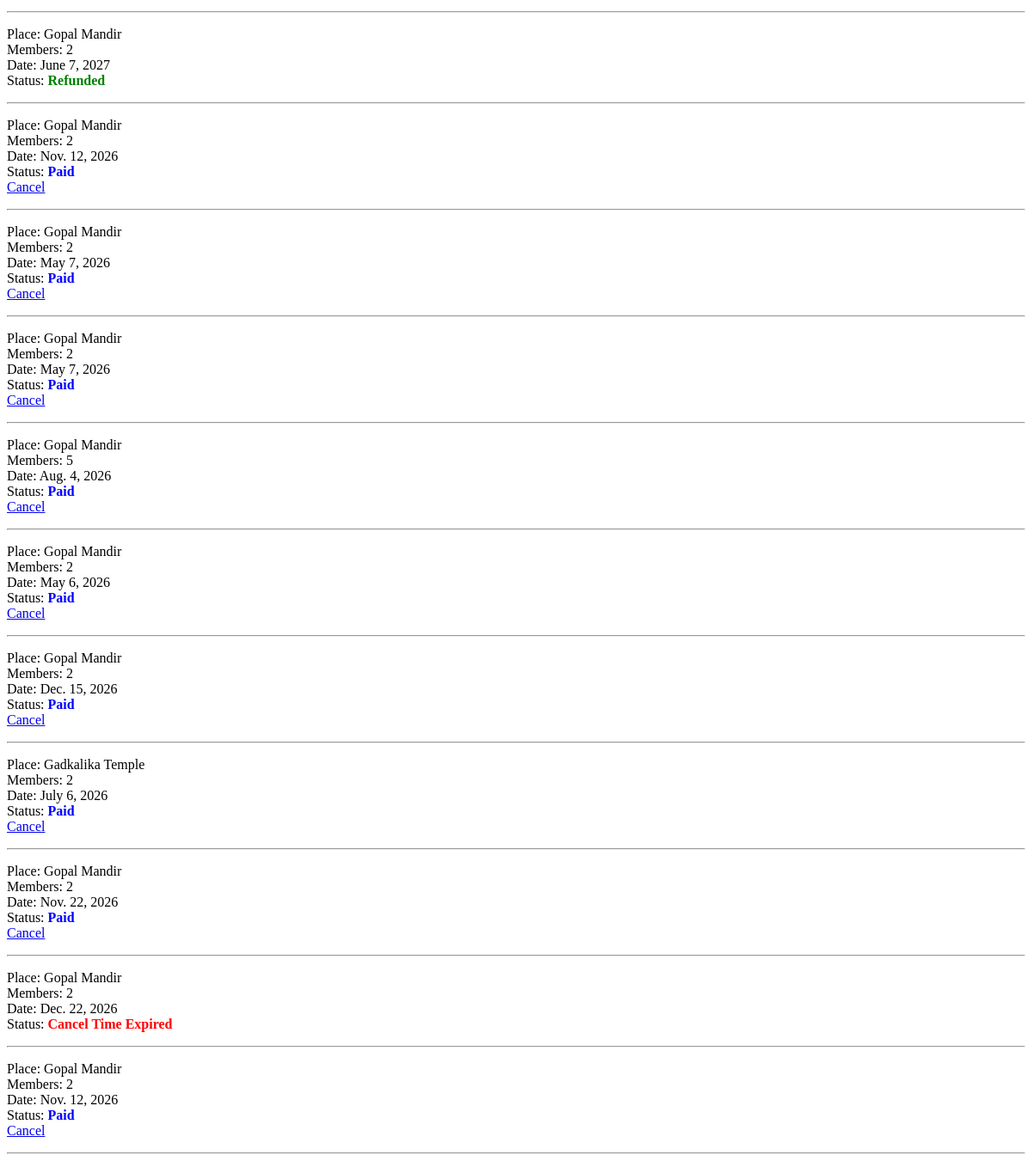
The app's page /taxi_history (signed in, lower part), older data.
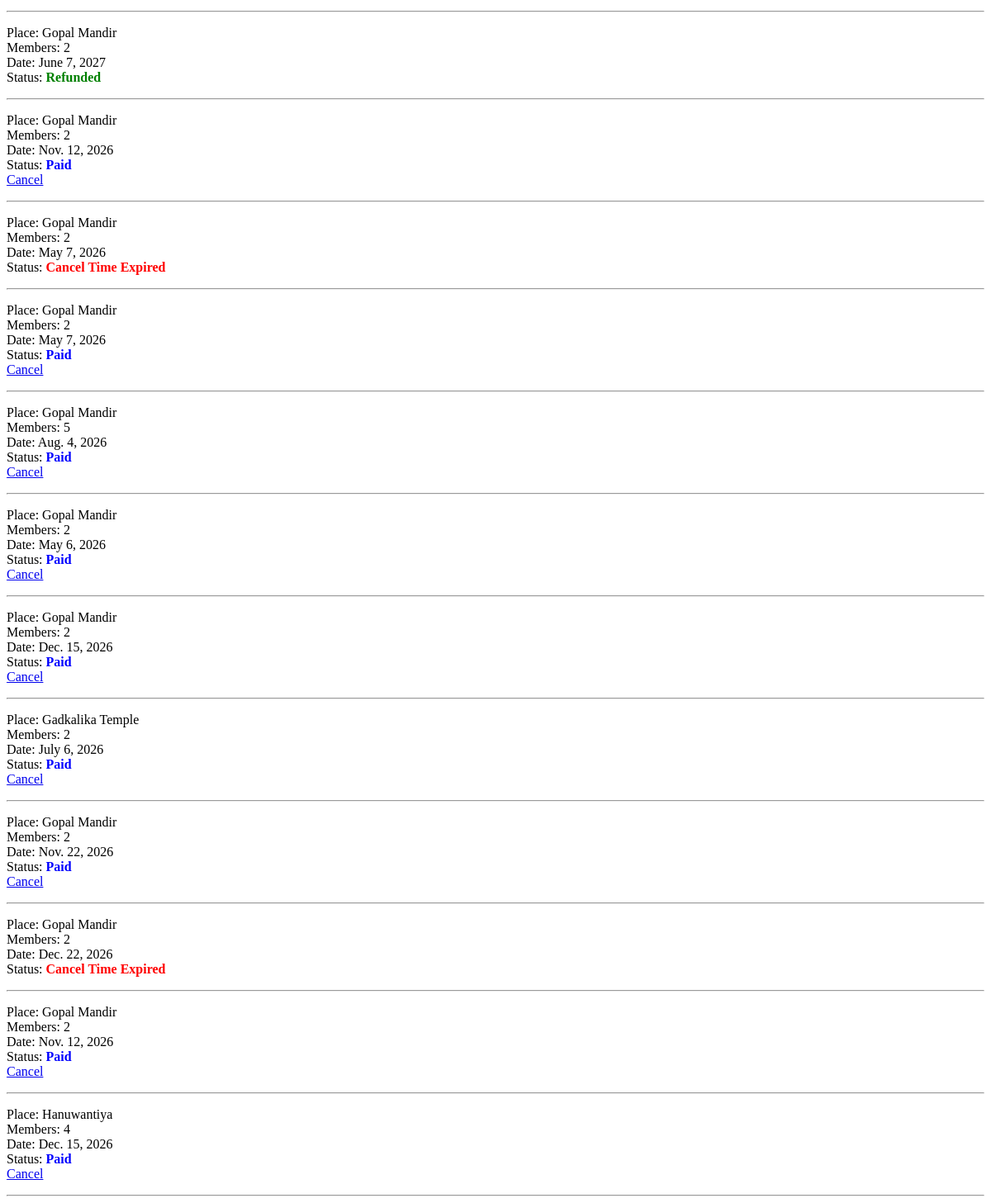
The same page, newer data.
### myapp/models.py (models this page shows, shortened)
class Booknow(models.Model):
    user = models.ForeignKey(User, on_delete=models.CASCADE)
    id = models.AutoField(primary_key=True)
    place = models.CharField(max_length=100)
    member_count = models.IntegerField()
    event_date = models.DateField()
    payment_status = models.CharField(max_length=20, default="Pending")
    paypal_order_id = models.CharField(max_length=200, null=True, blank=True)
    paypal_capture_id = models.CharField(max_length=200, null= True, blank = True)
    created_at = models.DateTimeField(auto_now_add=True)

### myapp/views.py (the view)
# urls.py: path('taxi_history', views.taxi_history, name='taxi_history'),
def taxi_history(request):
    if request.user.is_anonymous:
        return redirect("/login")
    bookings = Booknow.objects.all()
    return render(request, "taxi_history.html", {"bookings": bookings})

### templates/taxi_history.html (shortened to what this page needs)
{% load static %}
{% for b in bookings %}
<p>
Place: {{b.place}} <br>
Members: {{b.member_count}} <br>
Date: {{b.event_date}} <br>
Status:
{% if b.payment_status == "Paid" %}
    <span style="color:blue; font-weight:bold;">{{b.payment_status}}</span>
{% elif b.payment_status == "Pending" %}
    <span style="color:orange; font-weight:bold;">{{b.payment_status}}</span>
{% elif b.payment_status == "Refunded" %}
    <span style="color:green; font-weight:bold;">{{b.payment_status}}</span>
{% elif b.payment_status == "Cancel Time Expired" %}
    <span style="color:red; font-weight:bold;">{{b.payment_status}}</span>
{% endif %}
<br>
{% if b.payment_status == "Paid" or b.payment_status == "Pending" %}
    <a href="/taxi_cancel/{{b.id}}">Cancel</a>
{% endif %}
</p>
<hr>
{% endfor %}

Row changes from the older to the newer data that the page shows:
changed Booknow (number 4 of 13 on the later page): payment_status "Paid" → "Cancel Time Expired"
added Booknow: place "Hanuwantiya", member_count "4", event_date "Dec. 15, 2026", payment_status "Paid"
